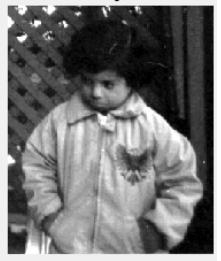
#> input picture assignment1/pout-bright.jpg, 221 x 261 px
$ python 15.py
#> lines starting #> are read from the running program, lines starting #| are printed output that depends on the picture
import matplotlib.image as img
from matplotlib import pyplot as plt
import numpy as np
import cv2

def get_cf(img) :
	r,c,h = img.shape
	f = [0 for i in range (256)]
	cf = [0 for i in range (256)]
	for i in range (r) :
		for j in range (c) :
			f[img[i][j][0]] += 1
	cf[0] = f[0]
	for i in range(1,256) :
		cf[i] = cf[i-1] + f[i]
	for i in range (256) :
		cf[i] = round(cf[i]*255)

	return cf

def histogram_eq(img) :
	r,c,h = img.shape
	cf = get_cf(img)
	image = [[0 for i in range (c)]for j in range (r)]
	for i in range (r) :
		for j in range (c) :
			image[i][j] = cf[img[i][j][0]]
	return image

def histogram_match(bright,dark) :
	r,c,h = dark.shape
	cf1 = get_cf(dark)
	cf2 = get_cf(bright)
	image = [[0 for i in range (c)]for j in range (r)]
	for i in range (r) :
		for j in range (c) :
			temp = [cf1[0]]+cf1[1:]
			x = cf2[dark[i][j][0]]
			temp[:] = [abs(k - x) for k in temp]
			t = min(temp)
			image[i][j] = temp.index(t)
	return image

def main() :
	plt.figure()

	pb = img.imread('pout-bright.jpg')
#> pb is the input picture: shape (261, 221, 3); min 0, max 255, mean 114.2
	pd = img.imread('pout-dark.jpg')
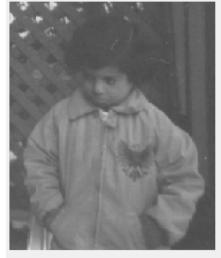
#> input picture assignment1/pout-dark.jpg, 221 x 258 px
#> pd is the input picture: shape (258, 221, 3); min 70, max 255, mean 123.5

	#histogram equalization
	plt.subplot(2,1,1)
	plt.imshow(pd,cmap="gray")
	plt.title('original')

	image1 = histogram_eq(pd)
#> in histogram_eq, `cf = get_cf(img)`: cf = 256 values from 0 to 14539590
#> after the loop in histogram_eq, `for i in range (r) :`: image = 258 items
#> image1 = 258 items
	image1 = np.array(image1)
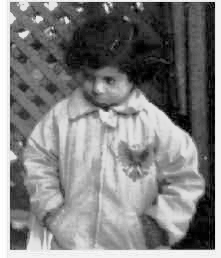
#> image1: shape (258, 221) int64; min 255, max 14539590, mean 7372143; drawn with min black and max white
	plt.subplot(2,1,2)
	plt.imshow(image1,cmap="gray")
	plt.title('equalization')

	#plt.savefig('histogram_equalization')

	plt.figure()
	plt.subplot(211)
	plt.hist(pd.ravel(),256,[0,256]);
	plt.title('original')
	plt.subplot(212)
	plt.hist(image1.ravel(),256,[0,256]);
	plt.title('after equalization')
	plt.savefig('equalization')
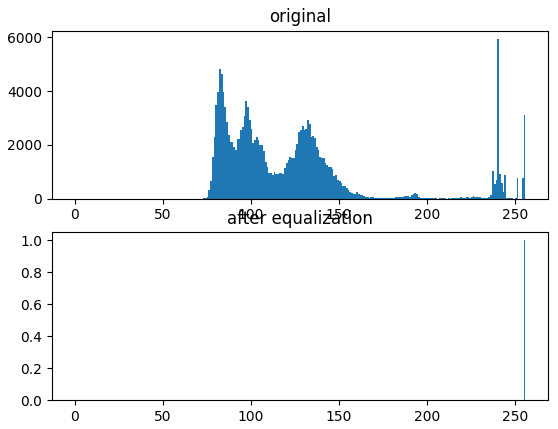
#> figure drawn by matplotlib, 2 panels; panel 1: tallest bar 5952 high, from x = 240 to 241; panel 2: tallest bar 1 high, from x = 255 to 256

	#histogram matching
	plt.figure()
	plt.subplot(2,2,1)
	plt.imshow(pd,cmap="gray")
	plt.title("pout_dark")

	plt.subplot(2,2,2)
	plt.imshow(pb,cmap="gray")
	plt.title("pout_bright")

	image2 = histogram_match(pb,pd)
#> in histogram_match, `cf1 = get_cf(dark)`: cf1 = 256 values from 0 to 14539590
#> in histogram_match, `cf2 = get_cf(bright)`: cf2 = 256 values from 77010 to 14708655
#> after the loop in histogram_match, `for i in range (r) :`: image = 258 items
#> image2 = 258 items
	plt.subplot(2,2,3)
	plt.imshow(image2, cmap= "gray")
	plt.title('matching')
	#plt.savefig("histogram matching")
	image2 = np.array(image2)
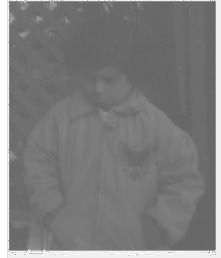
#> image2: shape (258, 221) int64; min 100, max 255, mean 125.9
	plt.figure()
	plt.subplot(211)
	plt.hist(pb.ravel(),256,[0,256]);
	plt.title('pout bright')
	plt.subplot(212)
	plt.hist(image2.ravel(),256,[0,256]);
	plt.title('pout dark after matching')
	#plt.savefig('histogram_matching')

if __name__ == '__main__':
	main()
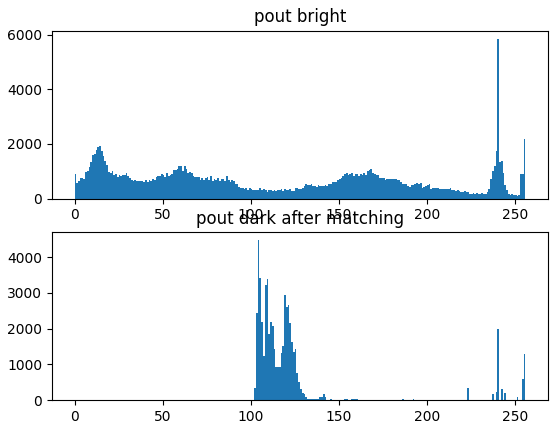
#> figure drawn by matplotlib, 2 panels; panel 1: tallest bar 5859 high, from x = 240 to 241; panel 2: tallest bar 4472 high, from x = 104 to 105
